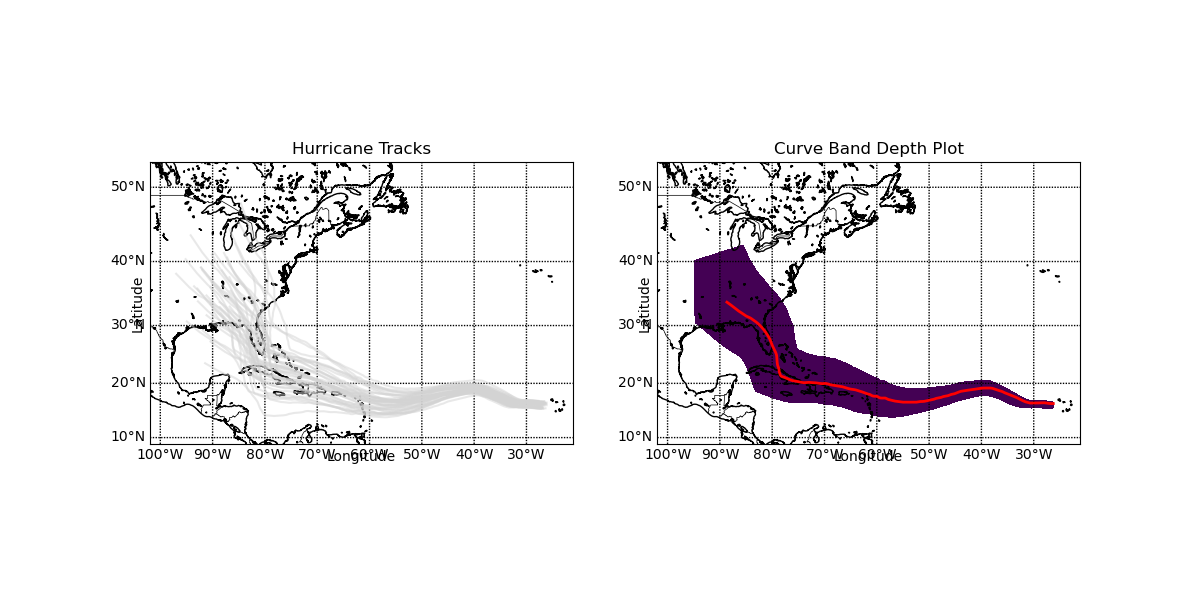

Here is the Python script that generated this plot:
"""
This example demonstrates how to create a curve band depth plot using hurricane track data.
It visualizes the tracks on a map and highlights the most central tracks based on band depth.

Import necessary libraries and modules.

.. code-block:: python

    from usivbox.Datasets import irma2017_perturbed_tracks
    from uvisbox.BandDepths import curve_banddepth_plot
    import matplotlib.pyplot as plt
    from mpl_toolkits.basemap import Basemap
    import numpy as np

Load the hurricane track dataset.

.. code-block:: python

    lon_lat_coords = irma2017_perturbed_tracks.load_dataset()
    # lon_lat_coords = lon_lat_coords[:20, :, :2]  # Keep only longitude and latitude
    # Create the curve band depth plot
    fig, (ax1, ax2) = plt.subplots(1, 2, figsize=(12, 6))

Set up the Basemap

.. code-block:: python

    m1 = Basemap(projection='merc',
                llcrnrlat=np.min(lon_lat_coords[:, :, 1]) - 5, 
                urcrnrlat=np.max(lon_lat_coords[:, :, 1]) + 5,
                llcrnrlon=np.min(lon_lat_coords[:, :, 0]) - 5, 
                urcrnrlon=np.max(lon_lat_coords[:, :, 0]) + 5,
                resolution='i', ax=ax1)
    m1.drawcoastlines()
    m1.drawcountries()
    m1.drawparallels(np.arange(-90., 91., 10.), labels=[1, 0, 0, 0])
    m1.drawmeridians(np.arange(-180., 181., 10.), labels=[0, 0, 0, 1])

Plot all curves in light gray

.. code-block:: python

    for curve in lon_lat_coords:
        x, y = m1(curve[:, 0], curve[:, 1])
        ax1.plot(x, y, color='lightgray', alpha=0.5)    
    ax1.set_title('Hurricane Tracks')
    ax1.set_xlabel('Longitude')
    ax1.set_ylabel('Latitude')

Plot the curve band depth

.. code-block:: python

    ax2 = curve_banddepth_plot(lon_lat_coords, ax=ax2, percentile=75)
    ax2.set_title('Curve Band Depth Plot')
    ax2.set_xlabel('Longitude')
    ax2.set_ylabel('Latitude')
    plt.legend()
    # plt.savefig("curve_banddepth.png")
    plt.show()

"""

# Import necessary libraries and modules
from uvisbox.Datasets import irma2017_perturbed_tracks
from uvisbox.BandDepths import curve_banddepth_plot, curve_banddepth_meshing, curve_banddepths
import matplotlib.pyplot as plt
from mpl_toolkits.basemap import Basemap
import numpy as np

# Load the dataset
lon_lat_coords = irma2017_perturbed_tracks.load_dataset()
lon_lat_coords = lon_lat_coords[:10, :10, :2]  # Keep only longitude and latitude


# Create figure with 2 subplots and set up Basemaps for geographic map visualization 
fig, (ax1, ax2) = plt.subplots(1, 2, figsize=(12, 6))
m1 = Basemap(projection='merc', 
            llcrnrlat=np.min(lon_lat_coords[:, :, 1]) - 5, 
            urcrnrlat=np.max(lon_lat_coords[:, :, 1]) + 5,
            llcrnrlon=np.min(lon_lat_coords[:, :, 0]) - 5, 
            urcrnrlon=np.max(lon_lat_coords[:, :, 0]) + 5,
            resolution='i', ax=ax1)
m1.drawcoastlines()
m1.drawcountries()
m1.drawparallels(np.arange(-90., 91., 10.), labels=[1, 0, 0, 0])
m1.drawmeridians(np.arange(-180., 181., 10.), labels=[0, 0, 0, 1])

m2 = Basemap(projection='merc', 
            llcrnrlat=np.min(lon_lat_coords[:, :, 1]) - 5, 
            urcrnrlat=np.max(lon_lat_coords[:, :, 1]) + 5,
            llcrnrlon=np.min(lon_lat_coords[:, :, 0]) - 5, 
            urcrnrlon=np.max(lon_lat_coords[:, :, 0]) + 5,
            resolution='i', ax=ax2)
m2.drawcoastlines()
m2.drawcountries()
m2.drawparallels(np.arange(-90., 91., 10.), labels=[1, 0, 0, 0])
m2.drawmeridians(np.arange(-180., 181., 10.), labels=[0, 0, 0, 1])

# plot all curves in light gray
for curve in lon_lat_coords:
    x, y = m1(curve[:, 0], curve[:, 1])
    ax1.plot(x, y, color='lightgray', alpha=0.5)
ax1.set_title('Hurricane Tracks')
ax1.set_xlabel('Longitude')
ax1.set_ylabel('Latitude')

# plot the curve band depth
# ax2 = curve_banddepth_plot(lon_lat_coords, ax=ax2, percentile=75)


# calculate curve band depths for all curves
cur_depths = curve_banddepths(lon_lat_coords)

# sort curves by depth in descending order
sorted_indices = np.argsort(-cur_depths)  
sorted_curves = lon_lat_coords[sorted_indices]

# get mesh for the 75th percentile band depth
points, triangles = curve_banddepth_meshing(sorted_curves, percentile=75)

# plot the mesh
x, y = m2(points[:, 0], points[:, 1])
f_colors = np.ones(len(triangles)) 
ax2.tripcolor(x, y, triangles, facecolors=f_colors)

# plot median curve
median_curve = sorted_curves[0]
x, y = m2(median_curve[:, 0], median_curve[:, 1])
ax2.plot(x, y, color='red', label='Median Curve', linewidth=2)

ax2.set_title('Curve Band Depth Plot')
ax2.set_xlabel('Longitude')
ax2.set_ylabel('Latitude')
plt.savefig("curve_banddepth_example.png")
plt.show()
